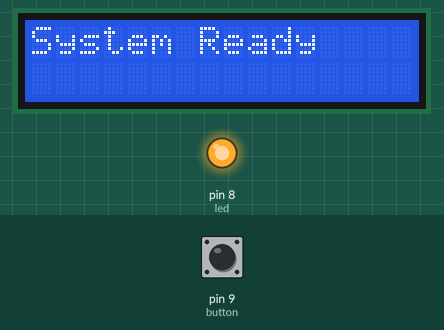
The sketch below on a simulated Arduino Uno, built with avr-gcc and run on an emulated ATmega328P. On the bench: 16×2 character LCD, output pins drawn as LEDs (lit = HIGH). Dashed ring = blinking. The inputs (shaded band) are chosen by the test bench; at power-on: pin 9 (button) HIGH.

Above: at 4.2 s.
At 10.3 s:
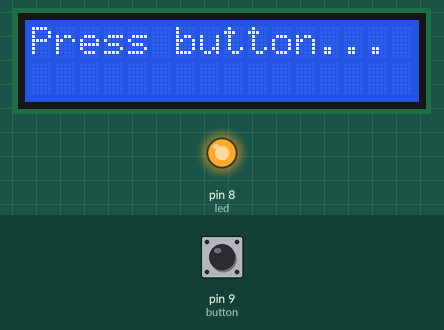
10.4 s: pin 9 (button) pulled LOW for 0.15 s
At 13.3 s:
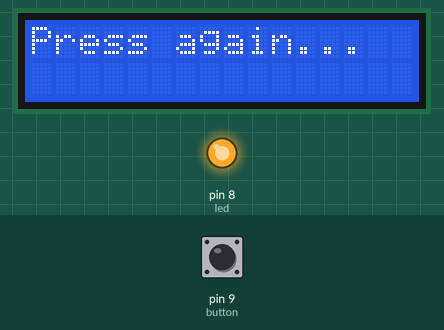
13.5 s: pin 9 (button) pulled LOW for 1 s
At 15.4 s:
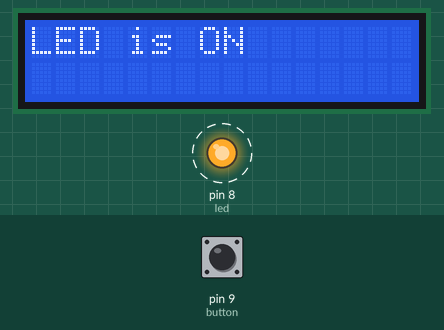
Timing chart, 0 to 18.1 s (numbered marks = the images above; inputs shaded):
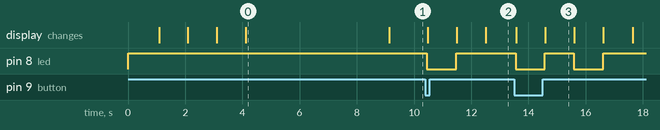

Measured:
- after the input at 10.4 s, pin 8 (led): HIGH → LOW after 0.05 s, → HIGH 1.0 s later; the display: first changes after 0.07 s (image 2 shows a later state)
- after the input at 13.5 s, pin 8 (led): alternates HIGH for 1.0 s and LOW for 1.0 s, 4 changes in all, then stays HIGH, starting after 0.05 s; the display: first changes after 0.07 s (image 3 shows a later state)
- what the display in image 0 shows lasts 5.0 s, from 4.1 s to 9.1 s
- what the display in image 3 shows lasts 1.0 s, from 14.6 s to 15.6 s

The sketch:

N_times_ledblinkoff_pullup.ino
```cpp
#include <Wire.h>
#include <LiquidCrystal_I2C.h>

// I2C LCD address (usually 0x27 or 0x3F) and size 16x2
LiquidCrystal_I2C lcd(0x27, 16, 2);

const int led = 8;       // LED pin
const int button = 9;    // Button pin

int count = 0;
int button_state  =  HIGH;
unsigned long lastDebounceTime = 0;
unsigned long debounceDelay = 50;
int prevStable;           // previous stable reading

void setup() {
  pinMode(led, OUTPUT);
  pinMode(button, INPUT);   // internal pull-up resistor
  Serial.begin(9600);
  digitalWrite(led, HIGH);         // LED ON initially

  prevStable = digitalRead(button); // initialize previous stable reading

  // Initialize I2C LCD
  lcd.init();        // Start the LCD
  lcd.backlight();   // Turn on LCD backlight
  lcd.setCursor(0, 0);
  lcd.print("DONE BY..");
  delay(1000);
  lcd.clear();
  lcd.setCursor(8, 1);
  lcd.print("Sharvesh");
  delay(1000);
  lcd.clear();
  lcd.setCursor(0, 0);
  lcd.print("Ntime_LED");
  delay(1000);
  lcd.clear();
  lcd.setCursor(7, 1);
  lcd.print("BLINK_OFF");
  delay(1000);
  lcd.clear();
  lcd.setCursor(0, 0);
  lcd.print("System Ready");
  delay(5000);
  lcd.clear();
  lcd.print("Press button...");
}

void loop() {
  int reading = digitalRead(button);

  // Debounce logic
  if (reading != button_state) {
    lastDebounceTime = millis();
  }

  if ((millis() - lastDebounceTime) > debounceDelay) {
    // Detect button press (HIGH → LOW)
    if (reading == LOW && prevStable == HIGH) {
      count++;

      // Update LCD with press count
     // clear leftover digits if count > 9

      blinkOffLCD(count);
    }

    prevStable = reading;
  }

  button_state = reading;
}

// Blink LED OFF 'n' times and update LCD
void blinkOffLCD(int n)
{  // show blinking status

  for (int i = 0; i < n; i++)
  {
    digitalWrite(led, LOW);    // LED OFF
    lcd.clear();
    lcd.setCursor(0, 0);
    lcd.print("LED is OFF ");
    lcd.setCursor(0, 1);
    lcd.print("Blink: ");
    lcd.print(i + 1);
    delay(1000);

    digitalWrite(led, HIGH);
    lcd.clear(); // LED ON
    lcd.setCursor(0, 0);
    lcd.print("LED is ON ");
    delay(1000);
  }

  digitalWrite(led, HIGH);
  lcd.clear();
  lcd.setCursor(0,0);
  lcd.print("Press again...");
  delay(100);
}
```
